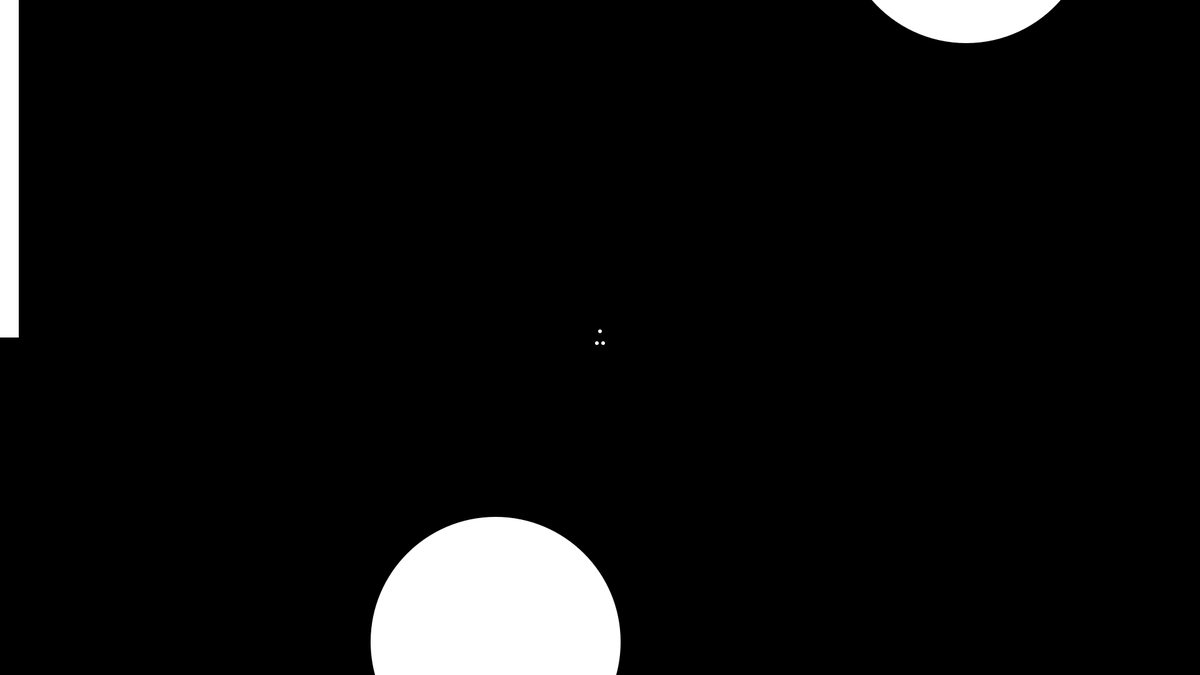
Frame 1 (no input)
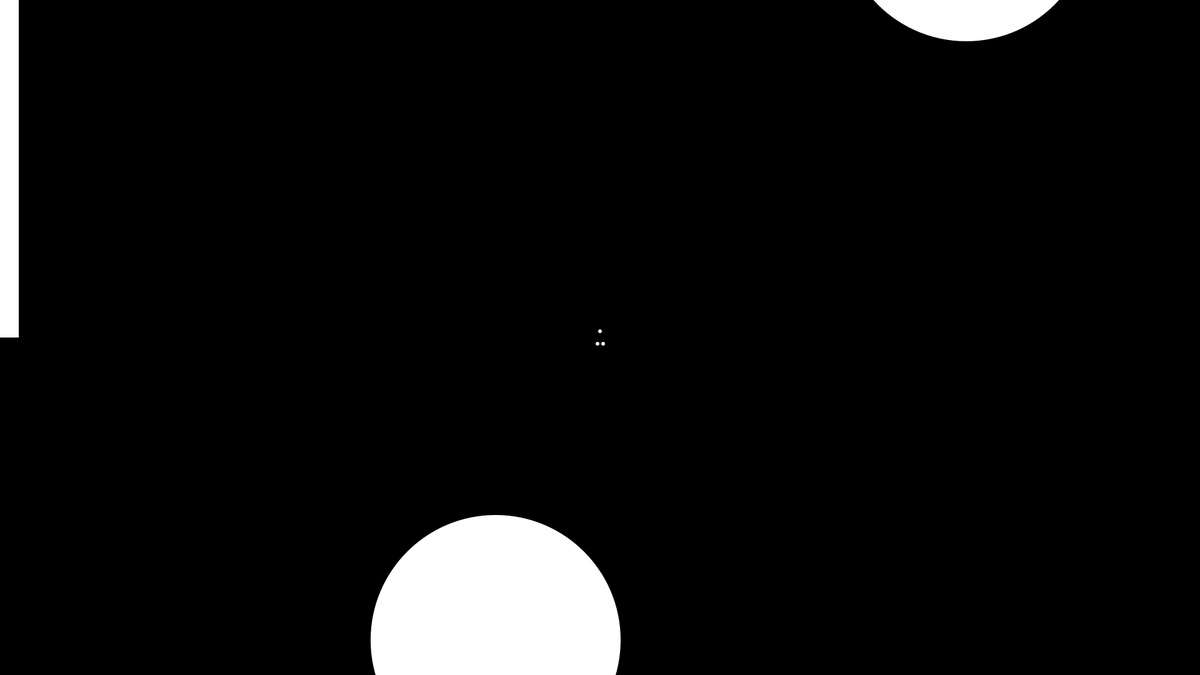
Frame 60 (the mouse pressed at the canvas centre just before this capture)
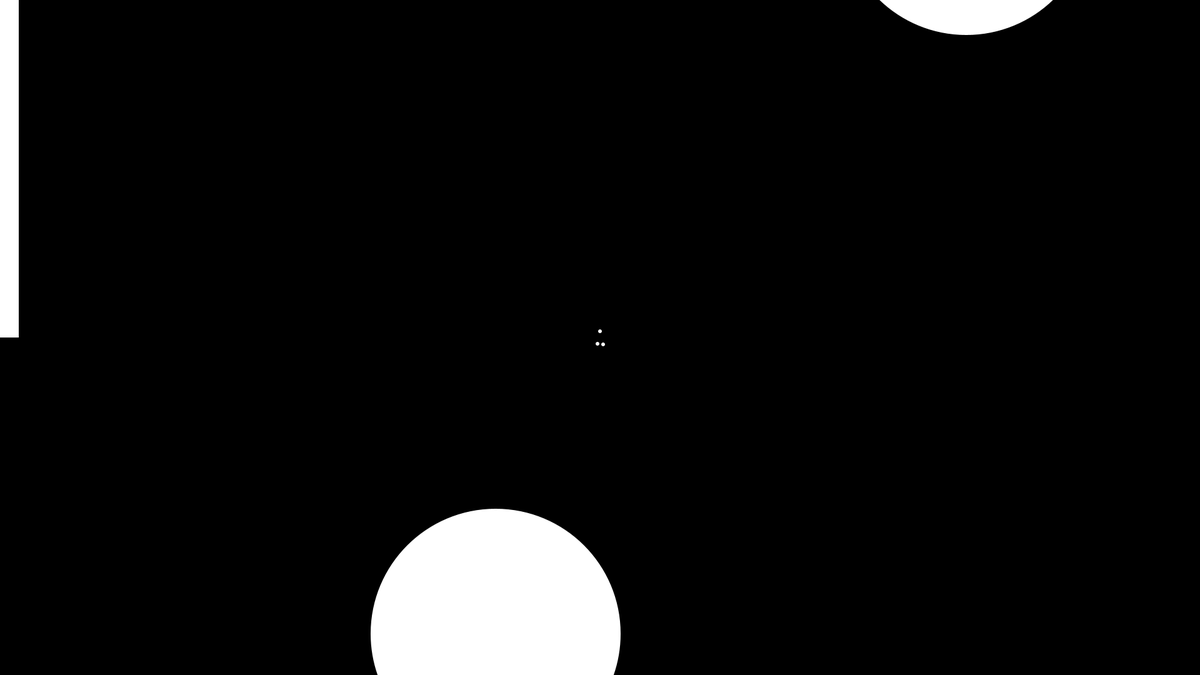
Frame 120 (the mouse held since frame 60 and released just before this capture)

The Processing sketch that drew these frames (run headless with seeded random() and noise(); from frame 60 on, the mouse is pressed at the canvas centre):

// Processing sketch: space_rocket_demo
// ── space_rocket_demo.pde
int Max=5;
int max=3+Max;
float G=0.01;
pointMass[]array=new pointMass[max];
int substep=10;
//NAVE
float x=0;
float y=-300;
int fx=1920;
int fy=1080;

void setup() {
  size(1920, 1080);
  
  array[0]=new pointMass(x, y, 1, 3, G);
  array[1]=new pointMass(x-5, y+20, 1, 3, G);
  array[2]=new pointMass(x+5, y+20, 1, 3, G);
  for(int i=3; i<max; i++){
    array[i]=new pointMass(random(-2000,2000), random(-2000,2000), 100000, 200, G);
  }
  //array[3]=new pointMass(-400, 100, 100000, 100, G);
  //array[4]=new pointMass(+400, -100, 100000, 100, G);

  float v=sqrt(G*100000/(abs(y)))*1;
  //for (int i=1; i<max; i++) {
  //  array[i].u=v*(array[i].y/sqrt(array[i].x*array[i].x+array[i].y*array[i].y));
  //  array[i].v=-v*(array[i].x/sqrt(array[i].x*array[i].x+array[i].y*array[i].y));
  //}
  noStroke();
}



void gameloop() {
  float delta=1/(float)substep;
  interlinkRigid(array[0], array[1], 1.03*20, 1, substep);
  interlinkRigid(array[0], array[2], 1.03*20, 1, substep);
  interlinkRigid(array[2], array[1], 10, 1, substep);
  for (int i=0; i<max; i++) {
    //if(i!=1 || i!=2)
    array[i].field(array, max);
  }
  for (int i=3; i<max; i++) {
    array[0].bounce(array[i], 200, 0.8, substep);
    array[1].bounce(array[i], 200, 0.8, substep);
    array[2].bounce(array[i], 200, 0.8, substep);
  }
  for (int i=0; i<3; i++) {
    array[i].euclid(delta);
  }
  if( keyPressed){
      if (key==CODED){
      if (keyCode==UP){aim(0.1);}
      if (keyCode==LEFT){rotation(-0.1/2);}
      if (keyCode==RIGHT){rotation(0.1/2);}
      }
    }
}

float mass=100;

void draw() {
  background(0);
  for (int t=0; t<substep; t++) {
    gameloop();
  }
  PVector A=new PVector(array[0].x,array[0].y);
  PVector B=new PVector(array[1].x,array[1].y);
  PVector C=new PVector(array[2].x,array[2].y);
  PVector aim=new PVector(-2*A.x+B.x+C.x,-2*A.y+B.y+C.y);
  for (int i=0; i<max; i++) {
    array[i].show(color(255), fx-(int)(array[0].x+aim.x/4)*2,fy-(int)(array[0].y+aim.y/4)*2);
  }
  rect(0,0,30,mass*540/100);
}


void interlinkRigid(pointMass one, pointMass two, float space, float tolerance, int timestep) {
  two.rigidLink(one, space, tolerance, timestep);
  one.rigidLink(two, space, tolerance, timestep);
}

void rotation(float rate){
  float u=0;
  float v=0;
  //PVector A=new PVector(array[0].x,array[0].y);
  PVector B=new PVector(array[1].x,array[1].y);
  PVector C=new PVector(array[2].x,array[2].y);
  PVector aim=new PVector(B.x-C.x,B.y-C.y);
  aim.normalize();
  u+=aim.x*rate/(float)substep;
  v+=aim.y*rate/(float)substep;
  //for (int i=2; i<max; i++) {
    array[0].u+=-u;
    array[0].v+=-v;
    array[1].u+=u/2;
    array[1].v+=v/2;
    array[2].u+=u/2;
    array[2].v+=v/2;
    
    //ellipse((rate/abs(rate))*aim.x*15+fx/2,fy/2,5,5);
  //}
}

void aim(float acc) {
  if(mass>10){
    float u=0;
    float v=0;
    PVector A=new PVector(array[0].x,array[0].y);
    PVector B=new PVector(array[1].x,array[1].y);
    PVector C=new PVector(array[2].x,array[2].y);
    PVector aim=new PVector(-2*A.x+B.x+C.x,-2*A.y+B.y+C.y);
    aim.normalize();
    u+=(90/mass)*aim.x*acc/(float)substep;
    v+=(90/mass)*aim.y*acc/(float)substep;
    for (int i=1; i<max; i++) {
      array[i].u+=-u;
      array[i].v+=-v;
    }
    colorMode(RGB);
    fill(255,0,0);
    //ellipse(aim.x*25+array[0].x+fx/2,aim.y*25+array[0].y+fy/2,10,10);
    ellipse((60/mass)*aim.x*20+fx/2,(60/mass)*aim.y*20+fy/2,10,10);
    ellipse((60/mass)*aim.x*27+fx/2,(60/mass)*aim.y*27+fy/2,7,7);
    ellipse((60/mass)*aim.x*35+fx/2,(60/mass)*aim.y*35+fy/2,5,5);
    mass-=0.1/substep;
  }
}

// ── nave.pde
class nave {
  float x,y,u,v,G;
  pointMass obj;
  public nave(float x, float y,float G) {
    this.x=x;
    this.y=y;
    obj=new pointMass(x,y,1,2,G);
  }
  
  
}

// ── pointMass.pde
class pointMass {
  float x, y, u, v, m, G, gx, gy;
  int radio;
  public pointMass(float x, float y, float m,int radio,float G) {
    this.x=x;
    this.y=y;
    this.m=m;
    u=0;
    v=0;
    this.G=G;
    gx=0;
    gy=0;
    this.radio=radio;
  }
  void field(pointMass[]array, int max) {
    gx=0;
    gy=0;
    for (int i=0; i<max; i++) {
      float dx=this.x-array[i].x;
      float dy=this.y-array[i].y;
      float distance=sqrt(dx*dx+dy*dy);
      if (distance>radio+array[i].radio) {
        gx+=-(dx/distance)*G*array[i].m/(this.m*distance*distance);
        gy+=-(dy/distance)*G*array[i].m/(this.m*distance*distance);
      }
    }
  }

  void euclid(float delta) {
    u+=gx*delta;
    v+=gy*delta;
    x+=u*delta;
    y+=v*delta;
  }

  void show(int fx,int fy) {
    float shade=130-(int)255*sqrt(u*u+v*v)/5;
    fill(shade,255,255);
    int px=(int)x+fx/2;
    int py=(int)y+fy/2;
    
    ellipse(px,py, radio*2, radio*2);
  }
  void show(color shade,int fx,int fy) {

    int px=(int)x+fx/2;
    int py=(int)y+fy/2;
    fill(shade);
    ellipse(px,py, radio*2, radio*2);
  }
  
  void interact(pointMass[]other, int max, float tolerance, float delta) {
    int timestep=(int)(1/delta);
    for (int i=1; i<max; i++) {
      float dx=this.x-other[i].x;
      float dy=this.y-other[i].y;
      float distance=sqrt(dx*dx+dy*dy);
      if (distance<radio+other[i].radio && distance>1) {
        float ejeColisionX=(this.x-other[i].x)/distance;
        float ejeColisionY=(this.y-other[i].y)/distance;
        //float delta=r+other[i].r-distance;

        float prevx=x;
        float prevy=y;

        x+=ejeColisionX*delta*tolerance/timestep;
        y+=ejeColisionY*delta*tolerance/timestep;

        u+=(x-prevx)*timestep*tolerance/m;
        v+=(y-prevy)*timestep*tolerance/m;
      }
    }
  }
  
  void rigidLink(pointMass other, float L, float tolerance, int timestep) {
    float dx=this.x-other.x;
      float dy=this.y-other.y;
      float distance=sqrt(dx*dx+dy*dy);
    if (distance>1) {
      float ejeX=(this.x-other.x)/distance;
      float ejeY=(this.y-other.y)/distance;
      float delta=L-distance;

      float prevx=x;
      float prevy=y;
      x+=ejeX*delta*tolerance/timestep;
      y+=ejeY*delta*tolerance/timestep;

      u+=(x-prevx)*timestep*tolerance/m; 
      v+=(y-prevy)*timestep*tolerance/m; 
    }
  }
  
  void bounce(pointMass other, float L, float tolerance, int timestep) {
    float dx=this.x-other.x;
      float dy=this.y-other.y;
      float distance=sqrt(dx*dx+dy*dy);
    if ( distance<L) {
      float ejeX=(this.x-other.x)/distance;
      float ejeY=(this.y-other.y)/distance;
      float delta=L-distance;

      float prevx=x;
      float prevy=y;
      x+=ejeX*delta*tolerance/timestep;
      y+=ejeY*delta*tolerance/timestep;

      u+=(x-prevx)*timestep*tolerance; 
      v+=(y-prevy)*timestep*tolerance; 
    }
  }
}
